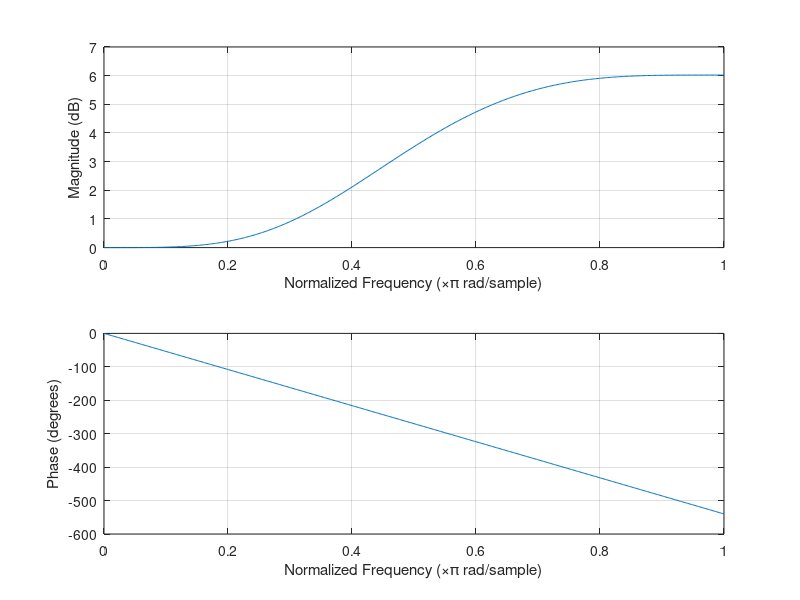

Recreate this plot in MATLAB. (Note: this script raises an error after producing the figure.)
# This is an octave script that implements the FIR algorithm for image sharpening.
# The script performs vertical sharpening and horizontal sharpening separately and then combines the two results to get the final sharpened image.
pkg load signal
pkg load image

# Filter : medium size high pass filter - 50%
coefficients = fir1(8, 0.5, "high");

# Round off values for efficient implementation so that +3, -3 coefficients are approximately 1. +4, -4 are nearly 0
coefficients = round(32 * coefficients);

# drop the last and first coefficient
coefficients = coefficients(2:end-1);

# Let the amplification factor be 1 then the resultin coefficients are
sig_i = zeros(1, 7);
sig_i(4) = 1;
filter = sig_i + 1 * coefficients/32;

# Plot the filter
freqz(filter)

# load the file and apply the sharpness filter
img = imread("images.jpeg");
f_hor = filter;
f_ver = filter';

img_1 = imfilter(img, f_hor);
img_final = imfilter(img_1, f_ver);

imwrite(img_final, "sharpened_image.jpeg");

